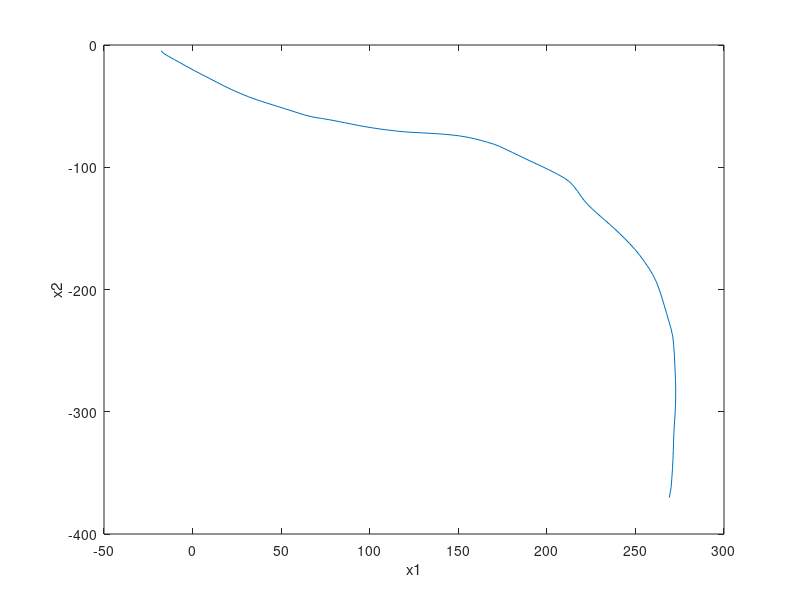

The MATLAB source for this figure:
rng(3)

m = 100;
delta = 0.5;
alpha = 0.6;
phi_tild = [1,delta,delta^2/2; 0,1,delta; 0,0,alpha];
psi_z_tild = [delta^2/2; delta; 0];
psi_w_tild = [delta^2/2; delta; 1];
phi = [phi_tild,zeros(3,3); zeros(3,3),phi_tild];
psi_z = [psi_z_tild,zeros(3,1); zeros(3,1),psi_z_tild];
psi_w = [psi_w_tild,zeros(3,1); zeros(3,1),psi_w_tild];


% generating driving commands
Zvalues = [0,3.5,0,0,-3.5; 0,0,3.5,-3.5,0]; % each column is one possible command
Z = zeros(2,m);
Z(:,1) = Zvalues(:,randi(5));
for n=1:m-1
    ind = randi(20);
    if(ind<6)
        Z(:,n+1) = Zvalues(:,ind);
    end
end

% generating random accelerations
sigmaW = 0.5;
W = randn(2,m+1)*sigmaW; %W(:,0) is useless

% generating initial state
sigmaX0 = diag(sqrt([500,5,5,200,5,5]));
X = zeros(6,m+1);
X(:,1) = randn(1,6)*sigmaX0;


% generating successive states according to model dynamics
for n=1:m
    X(:,n+1) = phi*X(:,n) + psi_z*Z(:,n) + psi_w*W(:,n+1);
end


% plot
X1 = X(1,:);
X2 = X(4,:);

figure
plot(X1,X2)
xlabel('x1');
ylabel('x2');